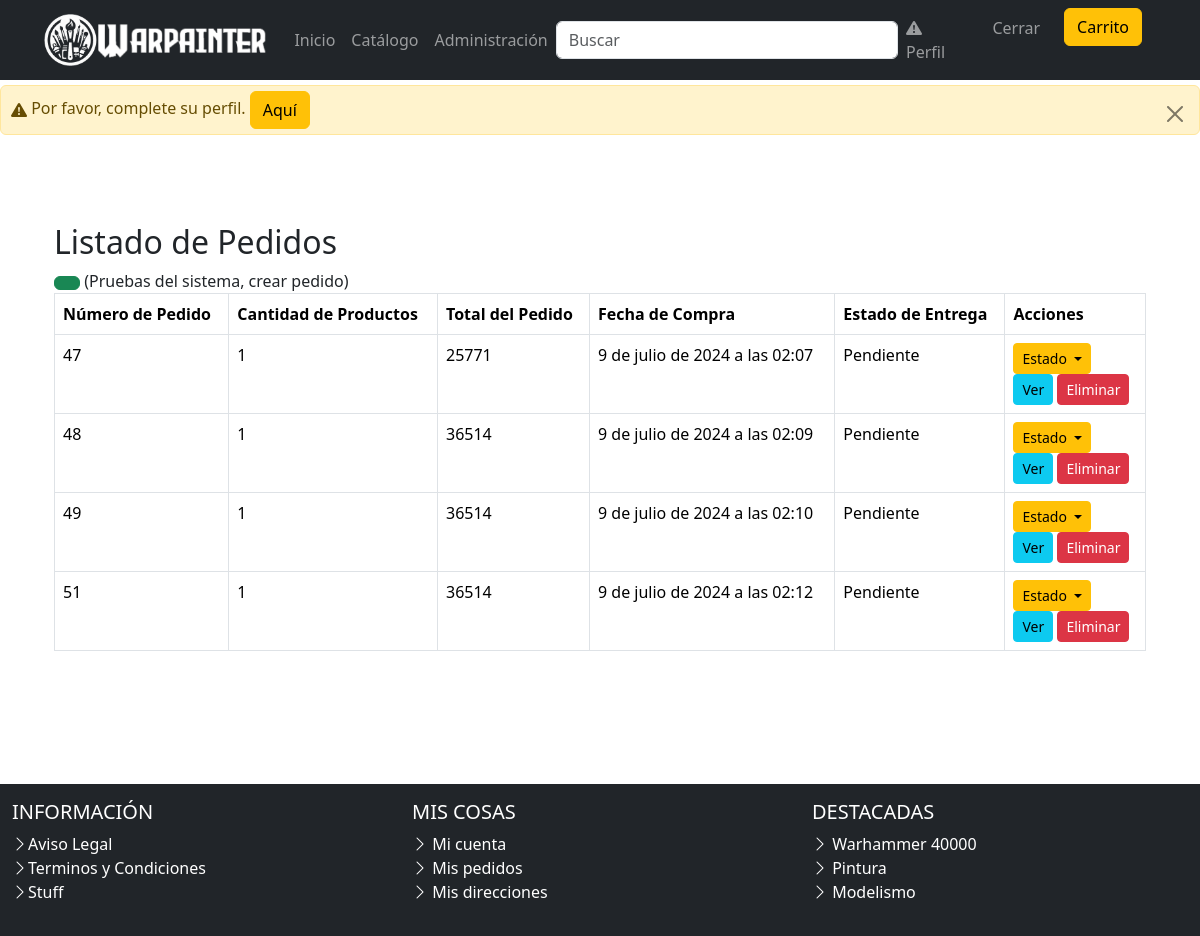
/listar-pedidos/ (signed in), run on an earlier commit of the app's database.
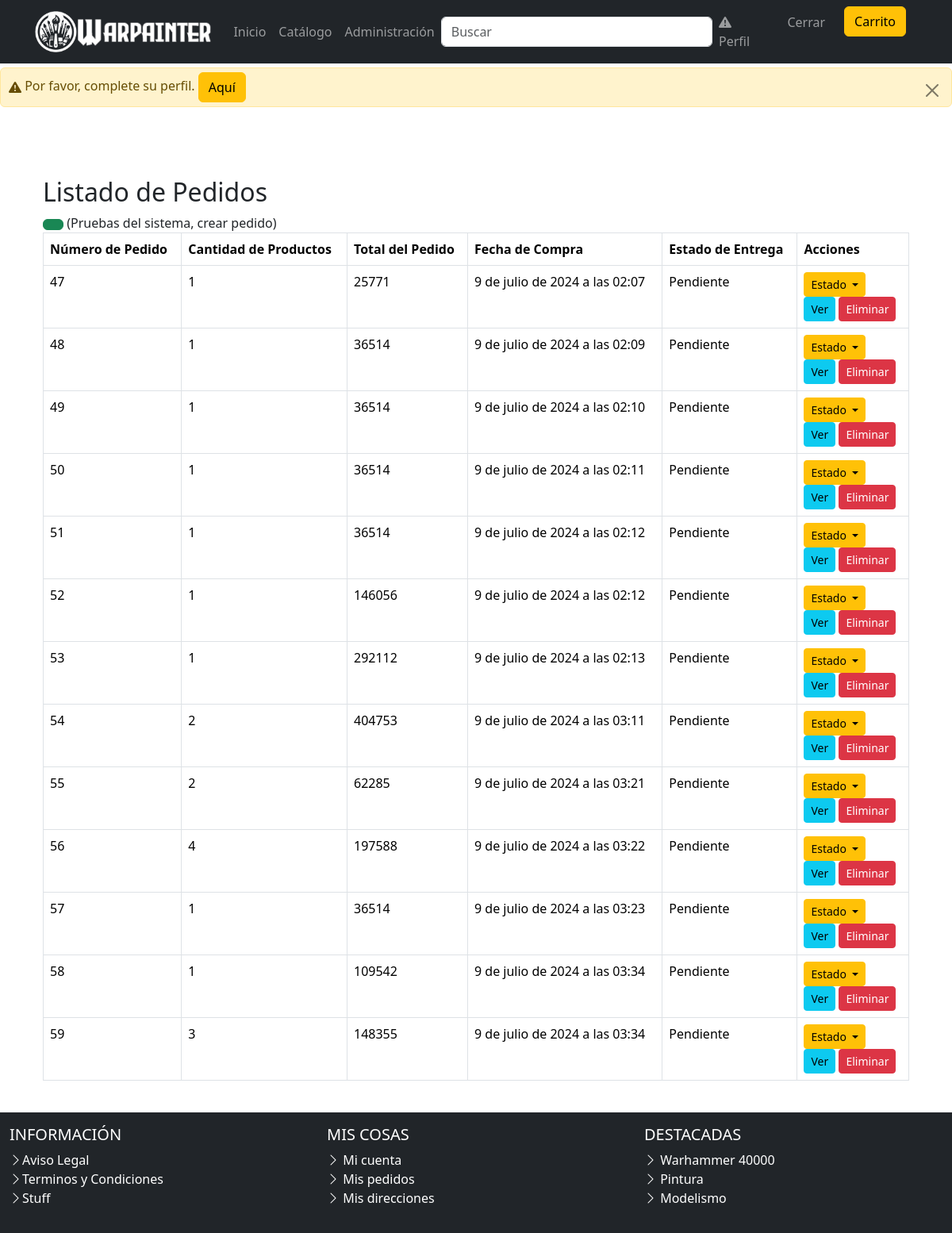
And on a later commit of the database.
### aplicacion/models.py (models this page shows, shortened)
class Compra(models.Model):
    usuario = models.ForeignKey(User, on_delete=models.CASCADE)
    productos = models.ManyToManyField(Producto, through='DetalleCompra')
    fecha_compra = models.DateTimeField(auto_now_add=True)
    boleta = models.ForeignKey(Boleta, on_delete=models.CASCADE, related_name='compras')
    total = models.IntegerField(default=0)
    estado = (
        ('P', 'Pendiente'),
        ('E', 'Enviado'),
        ('R', 'Recibido'),
        ('C', 'Cancelado'),
    )
    estado_entrega = models.CharField(max_length=1, choices=estado, default='P')

### aplicacion/views.py (the view)
# urls.py: path('listar-pedidos/', listar_pedidos, name='listar_pedidos'),
@user_passes_test(es_admin)
@login_required
def listar_pedidos(request):
    compras = Compra.objects.all()
    return render(request, 'aplicacion/crud-pedidos/listar_pedidos.html', {'compras': compras})

### aplicacion/context_processor.py (called while the page is built)
def total_carrito(request):
    total = 0
    if request.user.is_authenticated:
        carrito = request.session.get("carrito", [])
        if isinstance(carrito, list):
            for item in carrito:
                try:
                    total += item.get("cantidad", 0) * item.get("precio", 0)
                except (TypeError, KeyError):
                    continue
    return {"total_carrito": total}

### aplicacion/views.py (called while the page is built)
def es_admin(user):
    return user.is_authenticated and user.is_staff

### aplicacion/templates/aplicacion/crud-pedidos/listar_pedidos.html (shortened to what this page needs)
{% extends "aplicacion/base.html" %}
{% load static %}
{% load crispy_forms_tags %}
{% block contenido %}
<div class="container mt-5">
    <h2>Listado de Pedidos</h2>
    <div>
        <a href="{% url 'carrito' %}" class="btn btn-success">
        </a> (Pruebas del sistema, crear pedido)
    </div>
    {% if compras %}
        <table class="table table-bordered">
            <thead>
                <tr>
                    <th>Número de Pedido</th>
                    <th>Cantidad de Productos</th>
                    <th>Total del Pedido</th>
                    <th>Fecha de Compra</th>
                    <th>Estado de Entrega</th>
                    <th>Acciones</th>
                </tr>
            </thead>
            <tbody>
                {% for compra in compras %}
                    <tr>
                        <td style="padding: 0.5">{{ compra.id }}</td>
                        <td style="padding: 0.5">{{ compra.detallecompra_set.count }}</td>
                        <td style="padding: 0.5">{{ compra.total }}</td>
                        <td style="padding: 0.5">{{ compra.fecha_compra }}</td>
                        <td style="padding: 0.5">{{ compra.get_estado_entrega_display }}</td>
                        <td style="padding: 0.5">
                            <div class="row">
                                <div class="col-lg-10">
                                    <div class="dropdown">
                                        <button class="btn btn-warning btn-sm dropdown-toggle" type="button" id="dropdownEstado{{ compra.id }}" data-bs-toggle="dropdown" aria-expanded="false">
                                            Estado
                                        </button>
                                    </div>
                                </div>
                            </div>
                            <button class="btn btn-info btn-sm" data-bs-toggle="modal" data-bs-target="#detalleModal" data-pedido-id="{{ compra.id }}">Ver</button>
                            <button class="btn btn-danger btn-sm" data-bs-toggle="modal" data-bs-target="#modalEliminarPedido{{ compra.id }}">Eliminar</button>
                        </td>
                    </tr>
                {% endfor %}
            </tbody>
        </table>
    {% else %}
        <p>No hay pedidos.</p>
    {% endif %}
</div>
{% endblock contenido %}

What changed in the data, as far as the page shows it:
added Compra: id "50", detallecompra_set.count "1", total "36514", fecha_compra "9 de julio de 2024 a las 02:11", estado_entrega "Pendiente"
added Compra: id "52", detallecompra_set.count "1", total "146056", fecha_compra "9 de julio de 2024 a las 02:12", estado_entrega "Pendiente"
added Compra: id "53", detallecompra_set.count "1", total "292112", fecha_compra "9 de julio de 2024 a las 02:13", estado_entrega "Pendiente"
added Compra: id "54", detallecompra_set.count "2", total "404753", fecha_compra "9 de julio de 2024 a las 03:11", estado_entrega "Pendiente"
added Compra: id "55", detallecompra_set.count "2", total "62285", fecha_compra "9 de julio de 2024 a las 03:21", estado_entrega "Pendiente"
added Compra: id "56", detallecompra_set.count "4", total "197588", fecha_compra "9 de julio de 2024 a las 03:22", estado_entrega "Pendiente"
added Compra: id "57", detallecompra_set.count "1", total "36514", fecha_compra "9 de julio de 2024 a las 03:23", estado_entrega "Pendiente"
added Compra: id "58", detallecompra_set.count "1", total "109542", fecha_compra "9 de julio de 2024 a las 03:34", estado_entrega "Pendiente"
added Compra: id "59", detallecompra_set.count "3", total "148355", fecha_compra "9 de julio de 2024 a las 03:34", estado_entrega "Pendiente"
